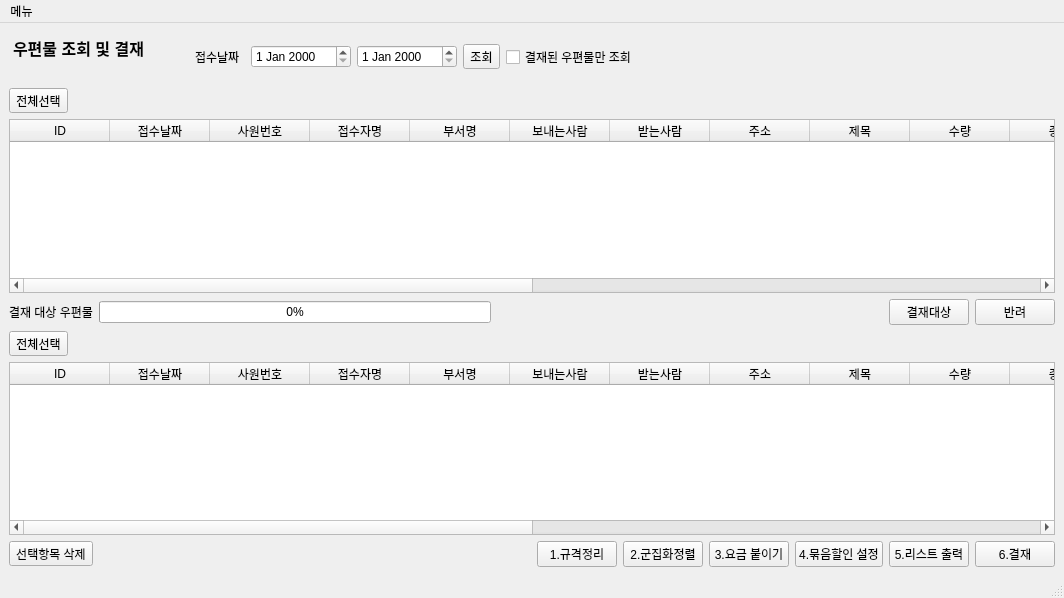
<?xml version="1.0" encoding="UTF-8"?>
<ui version="4.0">
 <class>MainWindow</class>
 <widget class="QMainWindow" name="MainWindow">
  <property name="geometry">
   <rect>
    <x>0</x>
    <y>0</y>
    <width>1064</width>
    <height>598</height>
   </rect>
  </property>
  <property name="windowTitle">
   <string>접수우편물 조회 및 결재</string>
  </property>
  <property name="windowIcon">
   <iconset>
    <normaloff>title_big.png</normaloff>title_big.png</iconset>
  </property>
  <widget class="QWidget" name="centralwidget">
   <layout class="QHBoxLayout" name="horizontalLayout_2">
    <item>
     <layout class="QVBoxLayout" name="verticalLayout" stretch="0,0,1,0,1,0">
      <item>
       <layout class="QHBoxLayout" name="horizontalLayout">
        <item>
         <widget class="QTextEdit" name="textEdit">
          <property name="minimumSize">
           <size>
            <width>180</width>
            <height>50</height>
           </size>
          </property>
          <property name="maximumSize">
           <size>
            <width>130</width>
            <height>50</height>
           </size>
          </property>
          <property name="styleSheet">
           <string notr="true">background-color : rgba(0,0,0,0%)</string>
          </property>
          <property name="frameShape">
           <enum>QFrame::NoFrame</enum>
          </property>
          <property name="html">
           <string>&lt;!DOCTYPE HTML PUBLIC &quot;-//W3C//DTD HTML 4.0//EN&quot; &quot;http://www.w3.org/TR/REC-html40/strict.dtd&quot;&gt;
&lt;html&gt;&lt;head&gt;&lt;meta name=&quot;qrichtext&quot; content=&quot;1&quot; /&gt;&lt;style type=&quot;text/css&quot;&gt;
p, li { white-space: pre-wrap; }
&lt;/style&gt;&lt;/head&gt;&lt;body style=&quot; font-family:'Gulim'; font-size:9pt; font-weight:400; font-style:normal;&quot;&gt;
&lt;p style=&quot; margin-top:0px; margin-bottom:0px; margin-left:0px; margin-right:0px; -qt-block-indent:0; text-indent:0px;&quot;&gt;&lt;span style=&quot; font-family:'맑은 고딕'; font-size:12pt; font-weight:696;&quot;&gt;우편물 조회 및 결재&lt;/span&gt;&lt;/p&gt;&lt;/body&gt;&lt;/html&gt;</string>
          </property>
          <property name="textInteractionFlags">
           <set>Qt::NoTextInteraction</set>
          </property>
         </widget>
        </item>
        <item>
         <widget class="QLabel" name="label_3">
          <property name="maximumSize">
           <size>
            <width>50</width>
            <height>50</height>
           </size>
          </property>
          <property name="text">
           <string>접수날짜</string>
          </property>
         </widget>
        </item>
        <item>
         <widget class="QDateEdit" name="datesel_start">
          <property name="maximumSize">
           <size>
            <width>100</width>
            <height>16777215</height>
           </size>
          </property>
         </widget>
        </item>
        <item>
         <widget class="QDateEdit" name="datesel_end">
          <property name="maximumSize">
           <size>
            <width>100</width>
            <height>16777215</height>
           </size>
          </property>
         </widget>
        </item>
        <item>
         <widget class="QToolButton" name="btn_loadpostlist">
          <property name="text">
           <string>조회</string>
          </property>
         </widget>
        </item>
        <item>
         <widget class="QCheckBox" name="info_14_isprocessed">
          <property name="text">
           <string>결재된 우편물만 조회 </string>
          </property>
         </widget>
        </item>
       </layout>
      </item>
      <item>
       <widget class="QToolButton" name="btn_selectallrow_up">
        <property name="text">
         <string>전체선택</string>
        </property>
       </widget>
      </item>
      <item>
       <widget class="QTableWidget" name="table_postlist">
        <property name="editTriggers">
         <set>QAbstractItemView::NoEditTriggers</set>
        </property>
        <property name="selectionBehavior">
         <enum>QAbstractItemView::SelectItems</enum>
        </property>
        <property name="gridStyle">
         <enum>Qt::NoPen</enum>
        </property>
        <property name="cornerButtonEnabled">
         <bool>true</bool>
        </property>
        <column>
         <property name="text">
          <string>ID</string>
         </property>
        </column>
        <column>
         <property name="text">
          <string>접수날짜</string>
         </property>
        </column>
        <column>
         <property name="text">
          <string>사원번호</string>
         </property>
        </column>
        <column>
         <property name="text">
          <string>접수자명</string>
         </property>
        </column>
        <column>
         <property name="text">
          <string>부서명</string>
         </property>
        </column>
        <column>
         <property name="text">
          <string>보내는사람</string>
         </property>
        </column>
        <column>
         <property name="text">
          <string>받는사람</string>
         </property>
        </column>
        <column>
         <property name="text">
          <string>주소</string>
         </property>
        </column>
        <column>
         <property name="text">
          <string>제목</string>
         </property>
        </column>
        <column>
         <property name="text">
          <string>수량</string>
         </property>
        </column>
        <column>
         <property name="text">
          <string>종류</string>
         </property>
        </column>
        <column>
         <property name="text">
          <string>긴급여부</string>
         </property>
        </column>
        <column>
         <property name="text">
          <string>세로길이</string>
         </property>
        </column>
        <column>
         <property name="text">
          <string>우편중량</string>
         </property>
        </column>
        <column>
         <property name="text">
          <string>높이</string>
         </property>
        </column>
        <column>
         <property name="text">
          <string>메모</string>
         </property>
        </column>
        <column>
         <property name="text">
          <string>할인타입</string>
         </property>
        </column>
        <column>
         <property name="text">
          <string>할인타입그룹</string>
         </property>
        </column>
        <column>
         <property name="text">
          <string>결재여부</string>
         </property>
        </column>
        <column>
         <property name="text">
          <string>반려여부</string>
         </property>
        </column>
       </widget>
      </item>
      <item>
       <layout class="QGridLayout" name="gridLayout" columnstretch="0,0,0,0,0">
        <item row="0" column="3">
         <widget class="QPushButton" name="btn_setpostready">
          <property name="text">
           <string>결재대상</string>
          </property>
         </widget>
        </item>
        <item row="0" column="2">
         <spacer name="horizontalSpacer">
          <property name="orientation">
           <enum>Qt::Horizontal</enum>
          </property>
          <property name="sizeHint" stdset="0">
           <size>
            <width>338</width>
            <height>20</height>
           </size>
          </property>
         </spacer>
        </item>
        <item row="0" column="4">
         <widget class="QPushButton" name="btn_returnpost">
          <property name="text">
           <string>반려</string>
          </property>
         </widget>
        </item>
        <item row="2" column="0">
         <widget class="QToolButton" name="btn_selectallrow_down">
          <property name="text">
           <string>전체선택</string>
          </property>
         </widget>
        </item>
        <item row="0" column="1">
         <widget class="QProgressBar" name="progressBar">
          <property name="value">
           <number>0</number>
          </property>
         </widget>
        </item>
        <item row="0" column="0">
         <widget class="QLabel" name="label">
          <property name="text">
           <string>결재 대상 우편물</string>
          </property>
         </widget>
        </item>
       </layout>
      </item>
      <item>
       <widget class="QTableWidget" name="table_postlist_sel">
        <column>
         <property name="text">
          <string>ID</string>
         </property>
        </column>
        <column>
         <property name="text">
          <string>접수날짜</string>
         </property>
        </column>
        <column>
         <property name="text">
          <string>사원번호</string>
         </property>
        </column>
        <column>
         <property name="text">
          <string>접수자명</string>
         </property>
        </column>
        <column>
         <property name="text">
          <string>부서명</string>
         </property>
        </column>
        <column>
         <property name="text">
          <string>보내는사람</string>
         </property>
        </column>
        <column>
         <property name="text">
          <string>받는사람</string>
         </property>
        </column>
        <column>
         <property name="text">
          <string>주소</string>
         </property>
        </column>
        <column>
         <property name="text">
          <string>제목</string>
         </property>
        </column>
        <column>
         <property name="text">
          <string>수량</string>
         </property>
        </column>
        <column>
         <property name="text">
          <string>종류</string>
         </property>
        </column>
        <column>
         <property name="text">
          <string>긴급여부</string>
         </property>
        </column>
        <column>
         <property name="text">
          <string>세로길이</string>
         </property>
        </column>
        <column>
         <property name="text">
          <string>우편중량</string>
         </property>
        </column>
        <column>
         <property name="text">
          <string>높이</string>
         </property>
        </column>
        <column>
         <property name="text">
          <string>메모</string>
         </property>
        </column>
        <column>
         <property name="text">
          <string>할인타입</string>
         </property>
        </column>
        <column>
         <property name="text">
          <string>할인타입그룹</string>
         </property>
        </column>
        <column>
         <property name="text">
          <string>결재여부</string>
         </property>
        </column>
        <column>
         <property name="text">
          <string>반려여부</string>
         </property>
        </column>
       </widget>
      </item>
      <item>
       <layout class="QGridLayout" name="gridLayout_2" columnstretch="0,0,0,0,0,0,0,0,0">
        <item row="0" column="1">
         <spacer name="horizontalSpacer_2">
          <property name="orientation">
           <enum>Qt::Horizontal</enum>
          </property>
          <property name="sizeHint" stdset="0">
           <size>
            <width>338</width>
            <height>20</height>
           </size>
          </property>
         </spacer>
        </item>
        <item row="0" column="3">
         <widget class="QPushButton" name="btn_startkmeans">
          <property name="text">
           <string>2.군집화정렬</string>
          </property>
         </widget>
        </item>
        <item row="0" column="8">
         <widget class="QPushButton" name="btn_postend">
          <property name="text">
           <string>6.결재</string>
          </property>
         </widget>
        </item>
        <item row="0" column="6">
         <widget class="QPushButton" name="btn_grouppost">
          <property name="text">
           <string>4.묶음할인 설정</string>
          </property>
         </widget>
        </item>
        <item row="0" column="2">
         <widget class="QPushButton" name="btn_organizepost">
          <property name="text">
           <string>1.규격정리</string>
          </property>
         </widget>
        </item>
        <item row="0" column="7">
         <widget class="QPushButton" name="btn_makedocx">
          <property name="text">
           <string>5.리스트 출력</string>
          </property>
         </widget>
        </item>
        <item row="0" column="5">
         <widget class="QPushButton" name="btn_calculatefee">
          <property name="text">
           <string>3.요금 붙이기</string>
          </property>
         </widget>
        </item>
        <item row="0" column="0">
         <widget class="QToolButton" name="btn_remove_selpost">
          <property name="text">
           <string>선택항목 삭제</string>
          </property>
         </widget>
        </item>
       </layout>
      </item>
     </layout>
    </item>
   </layout>
  </widget>
  <widget class="QMenuBar" name="menubar">
   <property name="geometry">
    <rect>
     <x>0</x>
     <y>0</y>
     <width>1064</width>
     <height>22</height>
    </rect>
   </property>
   <widget class="QMenu" name="menu">
    <property name="title">
     <string>메뉴</string>
    </property>
    <addaction name="action_closewindow"/>
   </widget>
   <addaction name="menu"/>
  </widget>
  <widget class="QStatusBar" name="statusbar"/>
  <action name="action_closewindow">
   <property name="text">
    <string>창 닫기</string>
   </property>
  </action>
 </widget>
 <resources/>
 <connections/>
</ui>
